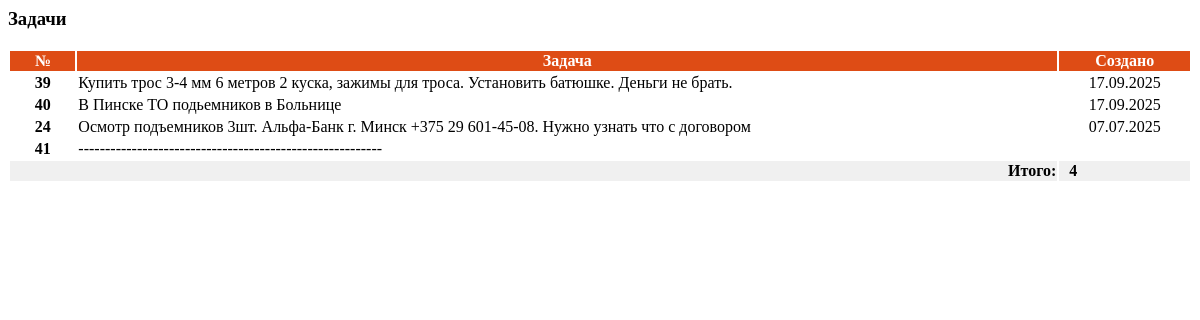
The app's page /problems/, older data.
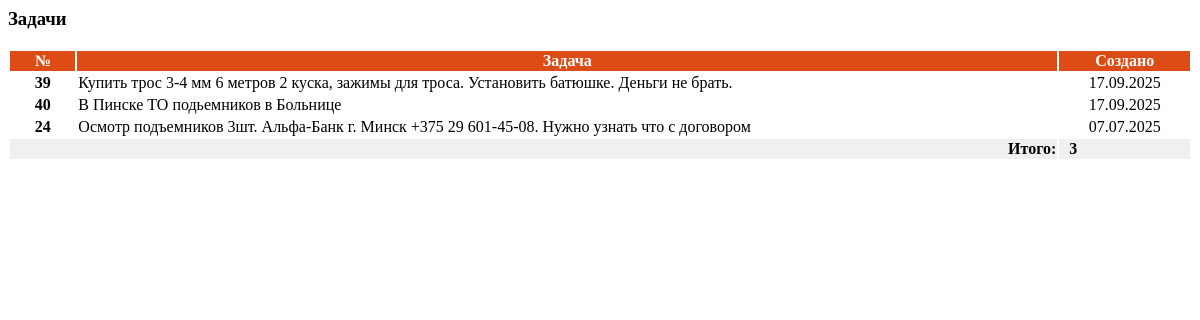
The same page, newer data.
### LIFTEH/models.py (models this page shows, shortened)
class Problem(models.Model):
    name = models.CharField(max_length=255, verbose_name="Наименование задачи")
    created_date = models.DateField(auto_now_add=True, verbose_name="Дата создания")
    is_completed = models.BooleanField(default=False, verbose_name="Выполнено")
    class Meta:
        verbose_name = "Задача"
        verbose_name_plural = "Задачи"

### LIFTEH/views.py (the view)
# urls.py: path('problems/', views.problems_view, name='problems'),
def problems_view(request):
    problems = Problem.objects.all().order_by('-created_date')
    today = timezone.now().date()
    if request.headers.get('X-Requested-With') == 'XMLHttpRequest':
        return render(request, 'problems_table.html', {
            'problems': problems,
            'today': today
        })
    return render(request, 'problems.html', {
        'problems': problems,
        'today': today
    })

### LIFTEH/templates/problems.html (shortened to what this page needs)
{% load static %}
<div class="card">
    <div class="card-header d-flex">
        <h3 class="mb-0">Задачи</h3>
    </div>
    <div class="card-body" style="padding: 0px !important; min-height: 50px;">
        {% include 'problems_table.html' %}
    </div>
</div>

### LIFTEH/templates/problems_table.html (shortened to what this page needs)
<table class="table-hover" style="width: 100%;">
    <thead class="table-light">
        <tr style="background-color: #de4c15; color: white;">
            <th style="width: 5%; text-align: center;">№</th>
            <th style="width: 75%; text-align: center;">Задача</th>
            <th style="width: 10%; text-align: center;">Создано</th>
        </tr>
    </thead>
    <tbody>
        {% for problem in problems %}
        <tr id="problem-row-{{ problem.id }}">
            <td style="text-align: center;"><strong>{{ problem.id }}</strong></td>
            <td id="problem-name-{{ problem.id }}">{{ problem.name }}</td>
            <td style="text-align: center;" id="problem-date-{{ problem.id }}">{{ problem.created_date|date:"d.m.Y" }}</td>
        </tr>
        {% empty %}
        <tr>
            <td colspan="5" class="text-center">Нет задач</td>
        </tr>
        {% endfor %}
    </tbody>
    <tr style="background-color: #f0f0f0; font-weight: bold;">
        <td colspan="2" style="text-align: right;">Итого:</td>
        <td style="text-align: left; padding: 0px 10px;">
            {{ problems|length }}
        </td>
    </tr>
</table>

Row changes from the older to the newer data that the page shows:
removed Problem: id "41", name "---------------------------------------------------------"
Text that changed along with them:
{{ problems|length }}: "4" → "3"
